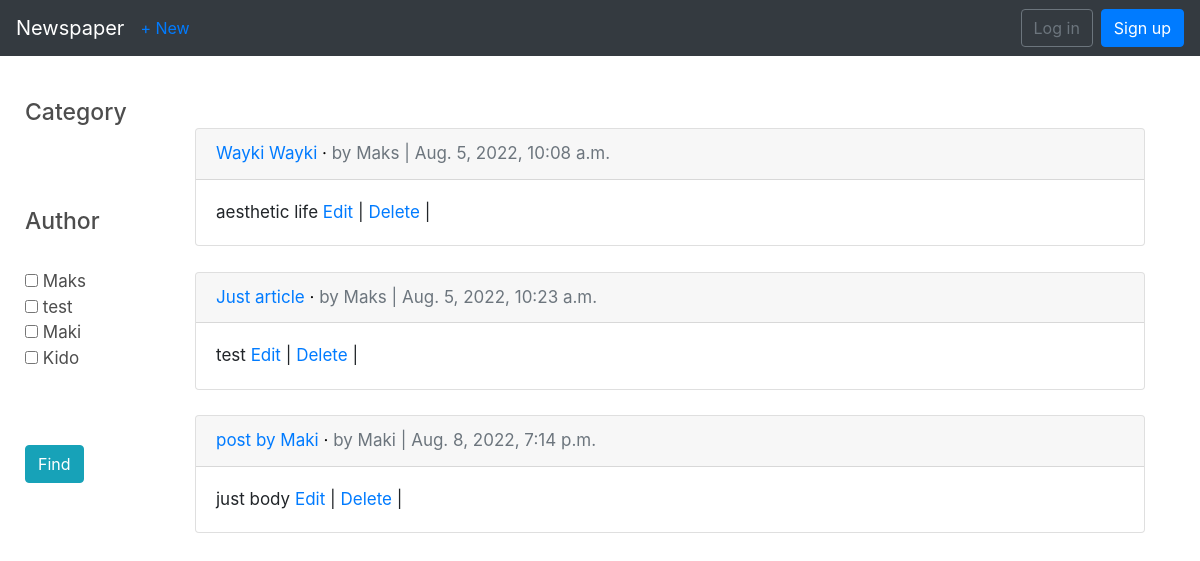
/articles/, run on an earlier commit of the app's database.
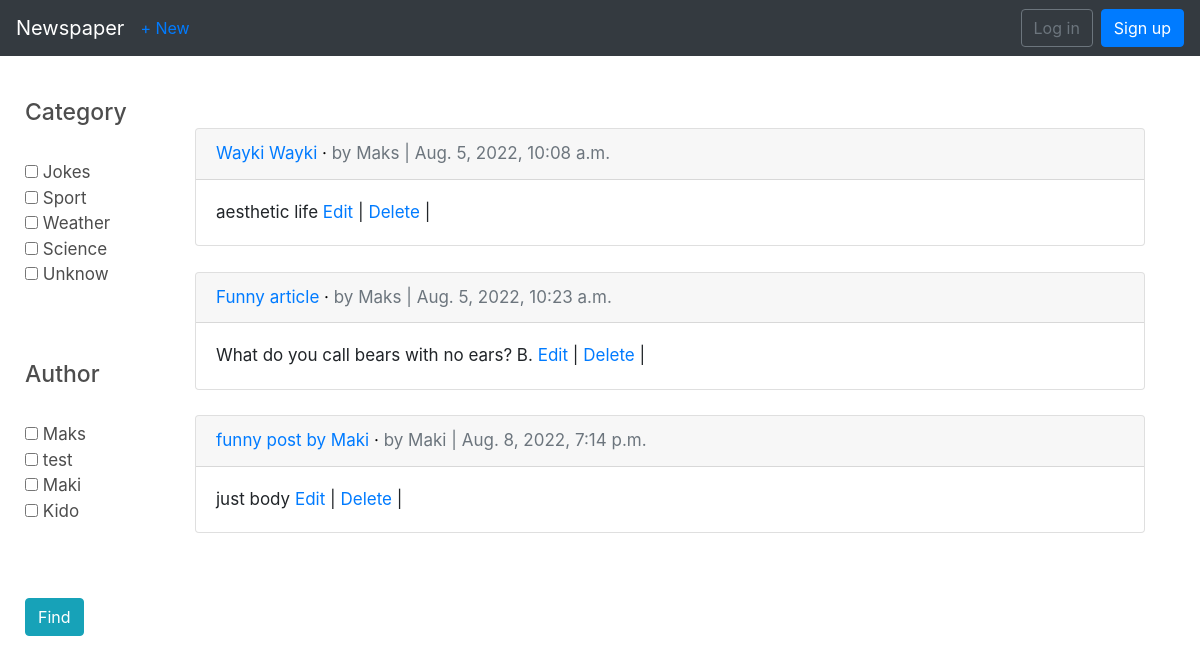
And on a later commit of the database.
### users/models.py (models this page shows)
class CustomUser(AbstractUser):
    age = models.PositiveIntegerField(null=True, blank=True)

### articles/models.py (models this page shows, shortened)
class Article(models.Model):
    title = models.CharField(max_length=255)
    body = models.TextField()
    category = models.ForeignKey(
        Category, related_name='articles', on_delete=models.SET_NULL, null=True
    )
    date = models.DateTimeField(auto_now_add=True)
    author = models.ForeignKey(
        settings.AUTH_USER_MODEL,
        on_delete=models.CASCADE,
    )
    views = models.IntegerField(default=0, null=True, blank=True)
    draft = models.BooleanField(default=False)
    objects = models.Manager()
    draft_true = DraftManager()

class Category(models.Model):
    name = models.CharField(max_length=150)
    url = models.SlugField(max_length=160, unique=True)
    class Meta:
        verbose_name = 'Category'
        verbose_name_plural = 'Categories'

### articles/views.py (the view)
# urls.py: path('', views.ArticleListView.as_view(), name='article_list'),
class ArticleListView(CategoryUserList, ListView):
    model = Article
    template_name = 'articles/article_list.html'
    queryset = model.objects.filter(draft=False).select_related('author')

### articles/views.py (called while the page is built)
    def get_categories(self):
        return Category.objects.all()

    def get_authors(self):
        return CustomUser.objects.all()

### articles/templates/articles/article_list.html (shortened to what this page needs)
{% extends 'base.html' %}
{% block content %}
    <div class="side_bar">
        <form action="{% url 'filter' %}" method="get" name="filter">
            <div class="left-side my-4">
                <div class="category_list">
                    <h3 class="sear-head editContent">Category</h3>
                    <ul class="w3layouts-box-list">
                        {% for category in view.get_categories %}
                            <li class="editContent">
                                <input type="checkbox" class="checked" name="category" value="{{ category.id }}">
                                <span class="span editContent">{{ category.name }}</span>
                            </li>
                        {% endfor %}
                    </ul>
                    <br><br>
                    </div>
            </div>
            <div class="left-side my-4">
                <div class="category_list">
                    <h3 class="sear-head editContent">Author</h3>
                    <ul class="w3layouts-box-list">
                        {% for author in view.get_authors %}
                            <li class="editContent">
                                <input type="checkbox" class="checked" name="author" value="{{ author.id }}">
                                <span class="span editContent">{{ author }}</span>
                            </li>
                        {% endfor %}
                    </ul>
                    <br><br>
                    </div>
            </div>
            <button class="btn btn-info" type="submit">Find</button>
        </form>
    </div>
    <br><br>
    <div class="main">
        {% for article in object_list %}
            <div class="card">
                <div class="card-header">
                        <a href="{% url 'article_detail' article.pk %}">{{article.title}}</a></span> &middot;
                    <span class="text-muted">by {{article.author}} | {{article.date}}</span>
                </div>
                <div class="card-body">
                    {{article.body}}
                    <a href="{% url 'article_edit' article.pk %}">Edit</a> |
                    <a href="{% url 'article_delete' article.pk %}">Delete</a> |
                </div>
            </div>
            <br>
        {% endfor %}
    </div>
{% endblock %}

What changed in the data, as far as the page shows it:
added Category: name "Jokes"
added Category: name "Sport"
added Category: name "Weather"
added Category: name "Science"
added Category: name "Unknow"
changed Article: title "Just article" → "Funny article"; body "test" → "What do you call bears with no ears? B."
changed Article "just body": title "post by Maki" → "funny post by Maki"
